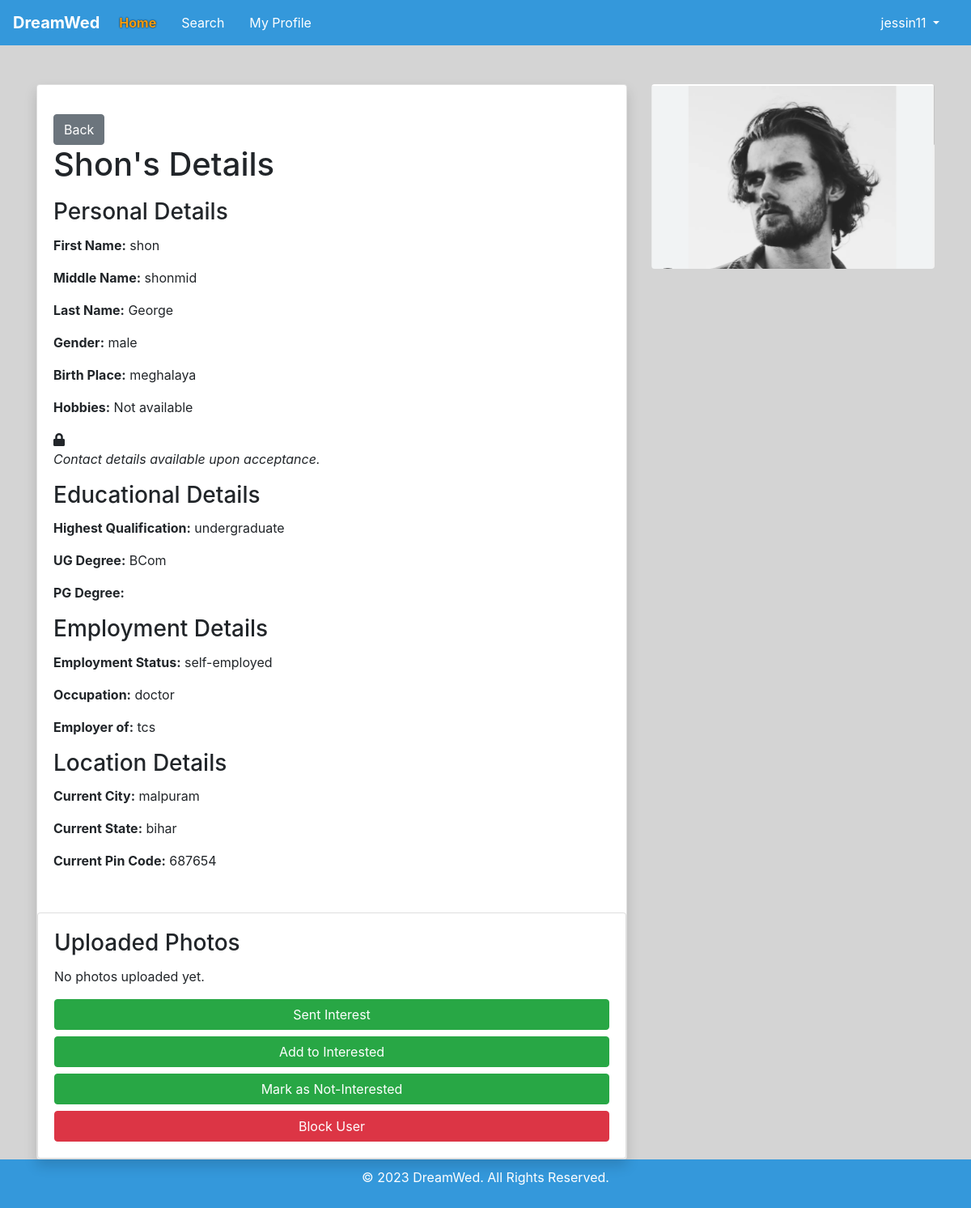
Page /matrimony/profile/60/ (signed in) on the committed database.
### matrimony/models.py (models this page shows, shortened)
class PersonalDetails(models.Model):
    user = models.OneToOneField(User, on_delete=models.CASCADE)  # Create a one-to-one relationship with the User model
    first_name = models.CharField(max_length=100)
    middle_name = models.CharField(max_length=100,blank=True, null=True)
    last_name = models.CharField(max_length=100)
    gender = models.CharField(max_length=10)
    birth_place = models.CharField(max_length=100)
    address = models.CharField(max_length=100)
    date_of_birth = models.DateField()
    blood_group = models.CharField(max_length=10)
    phone_number = models.CharField(max_length=15,unique=True)
    profile_image = models.ImageField(upload_to='profile_images/', blank=True, null=True)  # Define the profile image field
    mother_tongue = models.CharField(max_length=100)
    religion = models.CharField(max_length=100)
    sector = models.CharField(max_length=100)
    perso_fill = models.BooleanField(default=False)
    marital_status = models.CharField(max_length=100)
    about_you = models.TextField(blank=True)
    aadhar_card = models.FileField(upload_to='aadhar_cards/', blank=True, null=True)
    aadhar_valid = models.BooleanField(default=True)
    hobbies = models.ManyToManyField(Hobby, blank=True,null=True)

class EducationalDetails(models.Model):
    user = models.ForeignKey(User, on_delete=models.CASCADE)  # Create a foreign key relationship with the User model
    highest_qualification = models.CharField(max_length=100)
    ug_degree = models.CharField(max_length=100,blank=True)
    pg_degree = models.CharField(max_length=100,blank=True,null=True)
    doctorate_field = models.CharField(max_length=100,blank=True,null=True)
    grad_year = models.DateField()
    college_institution = models.CharField(max_length=100)
    educ_fill = models.BooleanField(default=False)

class EmploymentDetails(models.Model):
    user = models.ForeignKey(User, on_delete=models.CASCADE)  # Create a foreign key relationship with the User model
    employment_status = models.CharField(max_length=100)
    occupation = models.CharField(max_length=100, blank=True)
    employerof = models.CharField(max_length=100, blank=True)
    annual_income = models.CharField(max_length=100, blank=True)
    industry = models.CharField(max_length=100, blank=True)
    job_location = models.CharField(max_length=100, blank=True)
    about_job = models.TextField(blank=True)
    working_hours = models.CharField(max_length=100, blank=True)
    social_link = models.URLField(blank=True)
    empl_fill = models.BooleanField(default=False)

class LocationDetails(models.Model):
    user = models.ForeignKey(User, on_delete=models.CASCADE)
    current_city = models.CharField(max_length=100)
    current_state = models.CharField(max_length=100)
    current_pin_code = models.CharField(max_length=20)
    willing_to_move = models.CharField(max_length=3)
    additional_comments = models.TextField(blank=True)
    location_photos = models.ImageField(upload_to='location_photos/', blank=True, null=True)
    loca_fill = models.BooleanField(default=False)
    is_email_verified = models.BooleanField(default=False)
    email_verification_token = models.CharField(max_length=200, blank=True, null=True)

### matrimony/views.py (the view)
# urls.py: path('profile/<int:user_id>/', views.user_detail, name='user_detail'),
@never_cache
@login_required(login_url='accounts:login')
def user_detail(request, user_id):
    user = get_object_or_404(User, id=user_id)
    viewed_user = user  # Store the user being viewed
    personal_details = get_object_or_404(PersonalDetails, user=user)
    try:
        family_details = FamilyDetails.objects.get(user=user)
    except FamilyDetails.DoesNotExist:
        family_details = None
    try:
        educational_details = EducationalDetails.objects.get(user=user)
    except EducationalDetails.DoesNotExist:
        educational_details = None
    try:
        employment_details = EmploymentDetails.objects.get(user=user)
    except EmploymentDetails.DoesNotExist:
        employment_details = None
    try:
        location_details = LocationDetails.objects.get(user=user)
    except LocationDetails.DoesNotExist:
        location_details = None
    try:
        interests = Interest.objects.filter(receiver=user)
    except Interest.DoesNotExist:
        interests = None
    user_images = Image.objects.filter(image_upload__user=user)
    activity_exists = UserActivity.objects.filter(
        Q(user=request.user, viewed_user=viewed_user) |
        Q(user=viewed_user, viewed_user=request.user)
    ).exists()
    interest_status = None
    sent_interest = Interest.objects.filter(sender=user, receiver=request.user, status='accepted').exists()
    received_interest = Interest.objects.filter(sender=request.user, receiver=user, status='accepted').exists()
    if sent_interest or received_interest:
        interest_status = 'accepted'
    is_premium = False
    current_user = request.user
    try:
        premium_membership = PremiumMembership.objects.get(user=current_user)
        is_premium = premium_membership.is_premium
        print(is_premium)
    except PremiumMembership.DoesNotExist:
        pass
        print("except aane")
    context = {
        'user': user,
        'personal_details': personal_details,
        'family_details': family_details,
        'educational_details': educational_details,
        'employment_details': employment_details,
        'location_details': location_details,
        'hobbies': personal_details.hobbies.all(),
        'user_images': user_images,
        'interests': interests,
        'interest_status': interest_status,
        'is_premium': is_premium,
    }
    if request.user != viewed_user:
        activity, created = UserActivity.objects.update_or_create(
            user=request.user,
            viewed_user=viewed_user,
            defaults={'viewed_details': True}
        )
    if not created:
        activity.viewed_details = True
        activity.save()
    return render(request, 'matrimony/user_detail.html', context)

### matrimony/templates/matrimony/user_detail.html (shortened to what this page needs)
{% load static %}
<!DOCTYPE html>
<head>
    <link rel="stylesheet" href="https://maxcdn.bootstrapcdn.com/bootstrap/4.5.2/css/bootstrap.min.css">
    <link rel="stylesheet" href="https://cdnjs.cloudflare.com/ajax/libs/font-awesome/5.15.4/css/all.min.css">
</head>
<body style="background-color: #d4d4d4;">
    <nav class="navbar navbar-expand-lg navbar-light custom-navbar">
        <a class="navbar-brand" href="#">DreamWed</a>
        <div class="collapse navbar-collapse" id="navbarNav">
            <ul class="navbar-nav">
                <li class="nav-item active">
                    <a class="nav-link" href="{% url 'matrimony:home' %}">Home</a>
                </li>
                <li class="nav-item">
                    <a class="nav-link" href="{% url 'matint:search_page' %}">Search</a>
                </li>
                <li class="nav-item">
                    <a class="nav-link" href="{% url 'matrimony:myprofile' %}">My Profile</a>
                </li>
            </ul>
            <ul class="navbar-nav ml-auto">
                <li class="nav-item dropdown">
                    <a class="nav-link dropdown-toggle" href="#" id="profileDropdown" role="button" data-toggle="dropdown" aria-haspopup="true" aria-expanded="false">
                        {{ request.user.username }}
                    </a>
                </li>
            </ul>
        </div>
    </nav>
    <div class="container mt-5">
        <div class="row">
            <div class="col-md-8">
                <div class="card shadow">
                    <div class="card-body">
                        <a href="{% url 'matrimony:home' %}" class="btn btn-secondary mt-3">Back</a>
                        <h1 class="card-title">{{ personal_details.first_name |title }}'s Details</h1>
                        <h3 class="card-title">Personal Details</h3>
                        <p><strong>First Name:</strong> {{ personal_details.first_name }}</p>
                        <p><strong>Middle Name:</strong> {{ personal_details.middle_name }}</p>
                        <p><strong>Last Name:</strong> {{ personal_details.last_name }}</p>
                        <p><strong>Gender:</strong> {{ personal_details.gender }}</p>
                        <p><strong>Birth Place:</strong> {{ personal_details.birth_place }}</p>
                        <p><strong>Hobbies:</strong>
                            {% if personal_details.hobbies.all %}
                                {% for hobby in personal_details.hobbies.all %}
                                    {{ hobby.name }}{% if not forloop.last %}, {% endif %}
                                {% endfor %}
                            {% else %}
                                Not available
                            {% endif %}
                        </p>
                    {% if interest_status == 'accepted' %}
                    <p><strong>Phone:</strong> {{ personal_details.phone_number }}</p>
                    <p><strong>Email:</strong> {{ user.email }}</p>
                    <p><strong>Address:</strong> {{ personal_details.address }}</p>
                {% else %}
                    <i class="fas fa-lock"></i>
                    <p><em>Contact details available upon acceptance.</em></p>
                {% endif %}
                        <h3 class="card-title">Educational Details</h3>
                        {% if educational_details %}
                            <p><strong>Highest Qualification:</strong> {{ educational_details.highest_qualification }}</p>
                            <p><strong>UG Degree:</strong> {{ educational_details.ug_degree }}</p>
                            <p><strong>PG Degree:</strong> {{ educational_details.pg_degree }}</p>
                        {% else %}
                            <p>No educational details available.</p>
                        {% endif %}
                        <h3 class="card-title">Employment Details</h3>
                        {% if employment_details %}
                            <p><strong>Employment Status:</strong> {{ employment_details.employment_status }}</p>
                            <p><strong>Occupation:</strong> {{ employment_details.occupation }}</p>
                            <p><strong>Employer of:</strong> {{ employment_details.employerof }}</p>
                        {% else %}
                            <p>No employment details available.</p>
                        {% endif %}
                        <h3 class="card-title">Location Details</h3>
                        {% if location_details %}
                            <p><strong>Current City:</strong> {{ location_details.current_city }}</p>
                            <p><strong>Current State:</strong> {{ location_details.current_state }}</p>
                            <p><strong>Current Pin Code:</strong> {{ location_details.current_pin_code }}</p>
                        {% else %}
                            <p>No location details available.</p>
                        {% endif %}
                    </div>
<div class="card mt-3">
    <div class="card-body">
        <h3 class="card-title">Uploaded Photos</h3>
<div class="row">
    {% if user_images %}
        {% if is_premium %}
            {% for user_image in user_images %}
                <div class="col-md-4 mt-3">
                    <div class="card">
                        <img src="{{ user_image.image.url }}" alt="User Image" class="card-img-top img-fluid">
                    </div>
                </div>
            {% endfor %}
        {% else %}
            <div class="col-12">
                <i class="fas fa-lock"></i>
                <p><em>Photos available to premium members only.</em></p>
                <a href="{% url 'matpayment:upgrade_to_premium' %}" class="btn btn-primary btn-block">Upgrade Membership</a>
            </div>
        {% endif %}
        <a href="{% url 'matint:send_interest' user_id=personal_details.user.id %}" class="btn btn-success btn-block">Sent Interest</a>
                <a href="{% url 'matint:add_interested' user_id=personal_details.user.id %}" class="btn btn-success btn-block">Add to Interested</a>
                <a href="{% url 'matint:add_notinterested' user_id=personal_details.user.id %}" class="btn btn-success btn-block">Mark as Not-Interested</a>
                <a href="{% url 'matrimony:block_user' user_id=personal_details.user.id %}" class="btn btn-danger btn-block">Block User</a>
    {% else %}
        <div class="col-12">
            <p>No photos uploaded yet.</p>
            <a href="{% url 'matint:send_interest' user_id=personal_details.user.id %}" class="btn btn-success btn-block">Sent Interest</a>
            <a href="{% url 'matint:add_interested' user_id=personal_details.user.id %}" class="btn btn-success btn-block">Add to Interested</a>
            <a href="{% url 'matint:add_notinterested' user_id=personal_details.user.id %}" class="btn btn-success btn-block">Mark as Not-Interested</a>
            <a href="{% url 'matrimony:block_user' user_id=personal_details.user.id %}" class="btn btn-danger btn-block">Block User</a>
        </div>
    {% endif %}
</div>
    </div>
</div>
                </div>
            </div>
            <div class="col-md-4">
                <img src="{{ personal_details.profile_image.url }}" class="img-fluid rounded" alt="Profile Picture">
            </div>
        </div>
    </div>
    <footer class="custom-footer">
        <p>&copy; 2023 DreamWed. All Rights Reserved.</p>
    </footer>
</body>
</html>

### matrimony/templates/matrimony/user_detail.html (style rules this page uses)
.custom-navbar { background-color: #3498db; }
.custom-navbar .navbar-brand { color: #fff; font-weight: bold; }
.custom-navbar .navbar-nav .nav-link { color: #fff; margin-right: 15px; }
.custom-navbar .nav-item.active .nav-link { color: #f39c12; font-weight: bold; text-shadow: 0 0 2px #000; }
.custom-footer { background-color: #3498db; color: #fff; text-align: center; padding: 10px 0; }

### rows in the picture
PersonalDetails: first_name "Shon", first_name "shon", middle_name "shonmid", last_name "George", gender "male", birth_place "meghalaya", profile_image (picture)
EducationalDetails: highest_qualification "undergraduate", ug_degree "BCom"
EmploymentDetails: employment_status "self-employed", occupation "doctor", employerof "tcs"
LocationDetails: current_city "malpuram", current_state "bihar", current_pin_code "687654"

### other values in the picture
{{ request.user.username }} "jessin11"
